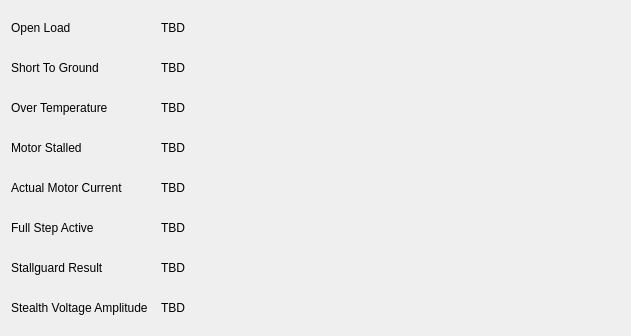
         <widget class="QWidget" name="scrollAreaWidgetContents_6">
          <property name="geometry">
           <rect>
            <x>0</x>
            <y>0</y>
            <width>631</width>
            <height>336</height>
           </rect>
          </property>
          <layout class="QVBoxLayout" name="verticalLayout_18">
           <item>
            <layout class="QGridLayout" name="gridLayout_6">
             <item row="0" column="0">
              <widget class="QLabel" name="label_65">
               <property name="text">
                <string>Open Load</string>
               </property>
              </widget>
             </item>
             <item row="1" column="0">
              <widget class="QLabel" name="label_66">
               <property name="text">
                <string>Short To Ground</string>
               </property>
              </widget>
             </item>
             <item row="6" column="1">
              <widget class="QLabel" name="status_stallguard_result">
               <property name="text">
                <string>TBD</string>
               </property>
              </widget>
             </item>
             <item row="7" column="1">
              <widget class="QLabel" name="status_stealth_voltage_amplitude">
               <property name="text">
                <string>TBD</string>
               </property>
              </widget>
             </item>
             <item row="0" column="1">
              <widget class="QLabel" name="status_open_load">
               <property name="text">
                <string>TBD</string>
               </property>
              </widget>
             </item>
             <item row="1" column="1">
              <widget class="QLabel" name="status_short_to_ground">
               <property name="text">
                <string>TBD</string>
               </property>
              </widget>
             </item>
             <item row="2" column="1">
              <widget class="QLabel" name="status_over_temperature">
               <property name="text">
                <string>TBD</string>
               </property>
              </widget>
             </item>
             <item row="7" column="0">
              <widget class="QLabel" name="label_72">
               <property name="text">
                <string>Stealth Voltage Amplitude  </string>
               </property>
              </widget>
             </item>
             <item row="4" column="1">
              <widget class="QLabel" name="status_actual_motor_current">
               <property name="text">
                <string>TBD</string>
               </property>
              </widget>
             </item>
             <item row="3" column="0">
              <widget class="QLabel" name="label_68">
               <property name="text">
                <string>Motor Stalled</string>
               </property>
              </widget>
             </item>
             <item row="5" column="1">
              <widget class="QLabel" name="status_full_step_active">
               <property name="text">
                <string>TBD</string>
               </property>
              </widget>
             </item>
             <item row="3" column="1">
              <widget class="QLabel" name="status_motor_stalled">
               <property name="text">
                <string>TBD</string>
               </property>
              </widget>
             </item>
             <item row="2" column="0">
              <widget class="QLabel" name="label_67">
               <property name="text">
                <string>Over Temperature</string>
               </property>
              </widget>
             </item>
             <item row="4" column="0">
              <widget class="QLabel" name="label_69">
               <property name="text">
                <string>Actual Motor Current</string>
               </property>
              </widget>
             </item>
             <item row="5" column="0">
              <widget class="QLabel" name="label_70">
               <property name="text">
                <string>Full Step Active</string>
               </property>
              </widget>
             </item>
             <item row="6" column="0">
              <widget class="QLabel" name="label_71">
               <property name="text">
                <string>Stallguard Result</string>
               </property>
              </widget>
             </item>
             <item row="0" column="2">
              <spacer name="horizontalSpacer_9">
               <property name="orientation">
                <enum>Qt::Horizontal</enum>
               </property>
               <property name="sizeHint" stdset="0">
                <size>
                 <width>40</width>
                 <height>20</height>
                </size>
               </property>
              </spacer>
             </item>
            </layout>
           </item>
          </layout>
         </widget>
